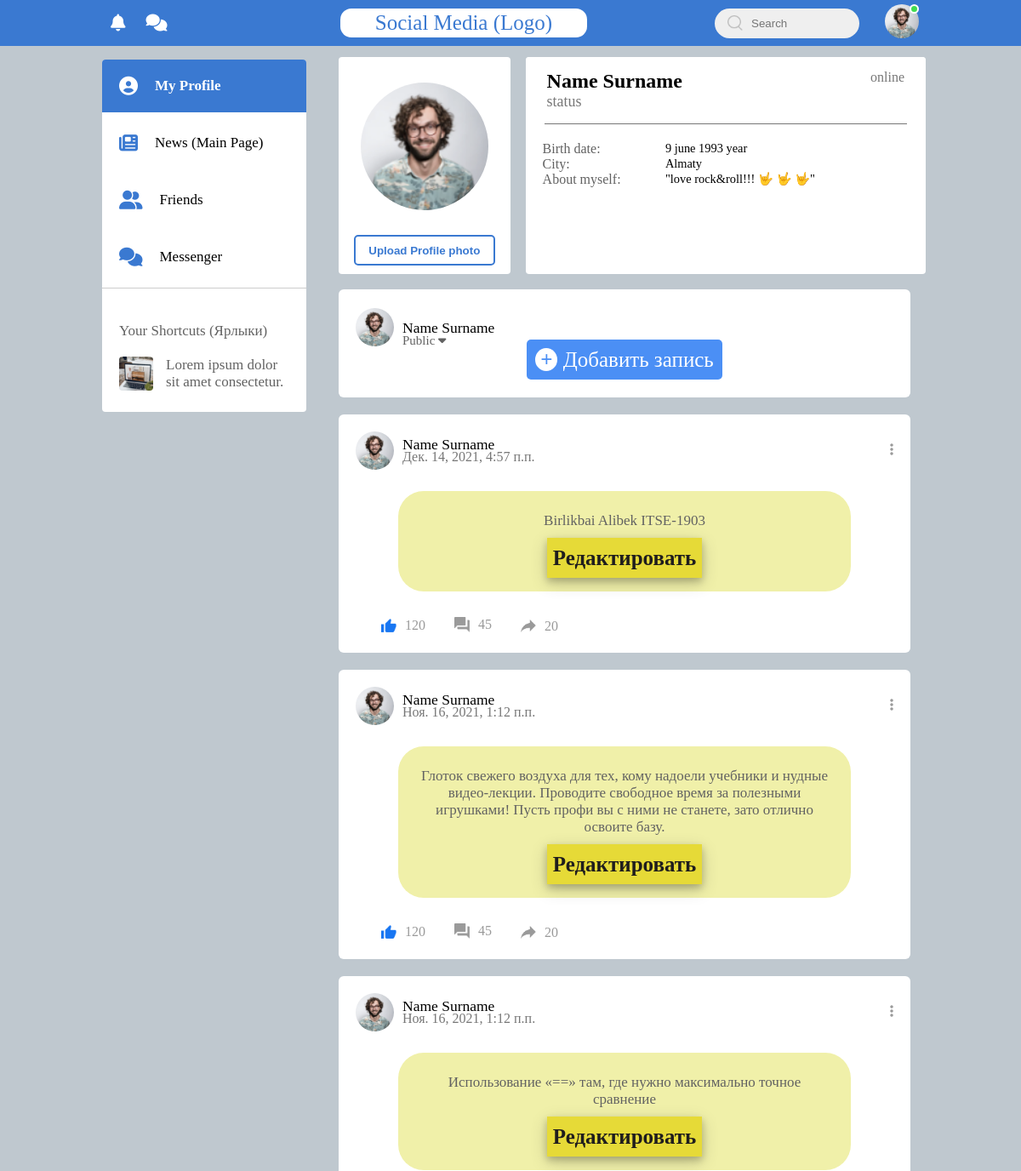
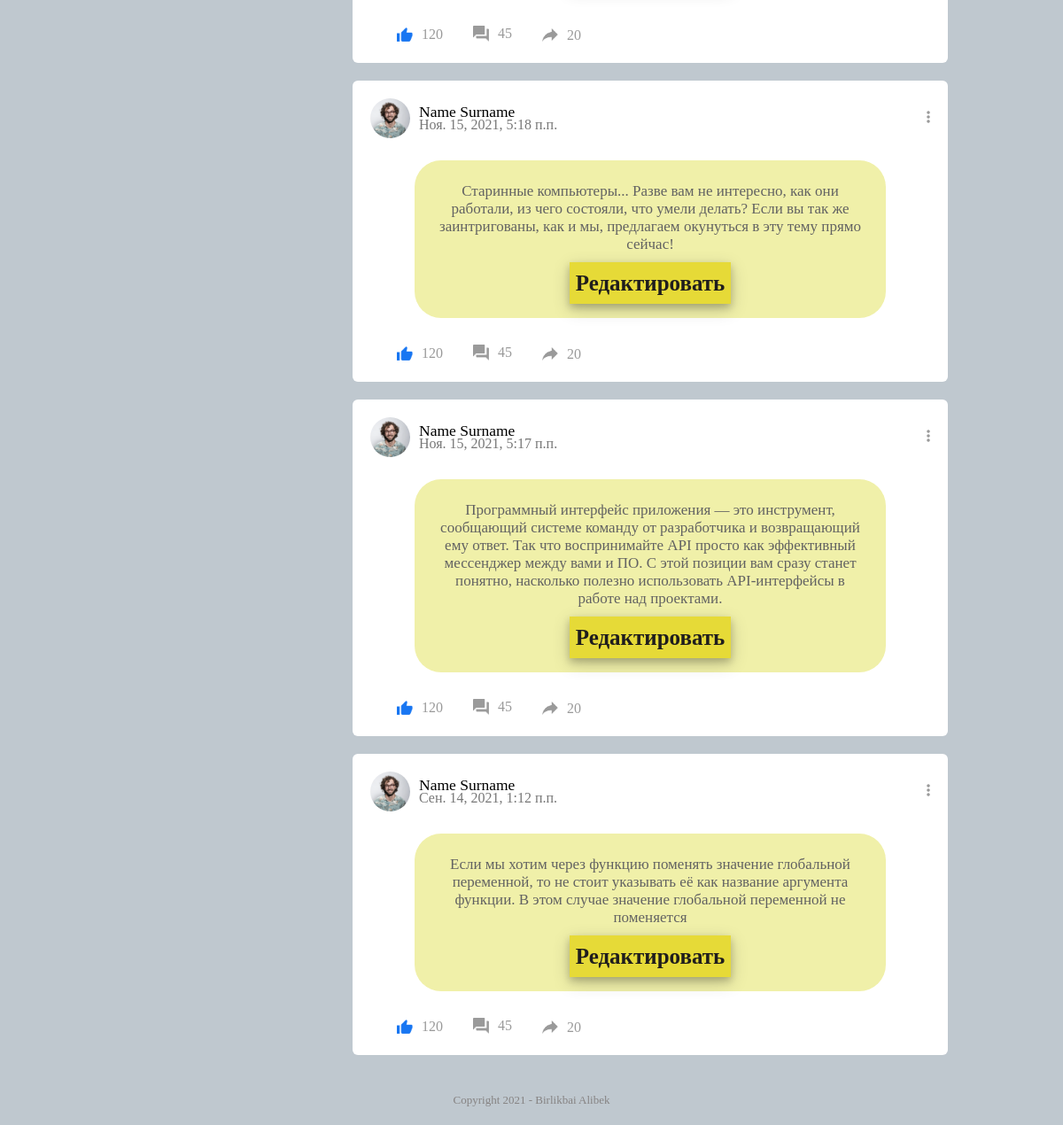
/profile, run on the app's committed database (2 pictures, top to bottom).
### news/models.py (models this page shows, shortened)
class Articles(models.Model):
    full_text = models.TextField('Пост (Текст)')
    date = models.DateTimeField('Дата публикации')
    class Meta:
        verbose_name = 'Запись'
        verbose_name_plural = 'Записи'

### main/views.py (the view)
# urls.py: path('profile', views.profile, name='profile'),
def profile(request):
    news = Articles.objects.order_by('-date')
    return render(request, 'main/other-pages/my-profile.html', {'news': news})

### main/templates/main/other-pages/my-profile.html (shortened to what this page needs)
{% extends 'main/layouts/layout-additional.html' %}
{% load static %}
    {% block style %}
        <link rel="stylesheet" href="{% static 'css/other-pages/my-profile-css.css' %}">
    {% endblock %}
    {% block current-page %}
        <div class="imp-links">
            <a href="{% url 'profile' %}" id="current-page"><i class="fas fa-user-circle"></i> My Profile </a>
            <a href="{% url 'news_home' %}"><i class="fas fa-newspaper"></i> News (Main Page) </a>
            <a href="{% url 'friends' %}"><i class="fas fa-user-friends"></i> Friends </a>
            <a href="{% url 'messenger' %}"><i class="fas fa-comments"></i> Messenger </a>
        </div>
    {% endblock %}
    {% block main-container %}
        <div class="top">
            <div class="main-left">
                <div class="profile-photo">
                    <img src="{% static 'images/profile-pic.png' %}">
                    <button>Upload Profile photo</button>
                </div>
            </div>
            <div class="main-right">
                <div class="profile-info">
                    <div  class="info-main">
                        <div>
                            <h2>Name Surname</h2>
                            <small>status</small>
                        </div>
                        <span>online</span>
                    </div>
                </div>
                <div class="info-content">
                    <div class="box">
                        <div>
                            <div>
                                <p>Birth date:</p>
                            </div>
                            <div>
                                <p id="info-personal">9 june 1993 year</p>
                            </div>
                        </div>
                        <div>
                            <div>
                                <p>City:</p>
                            </div>
                            <div>
                                <p id="info-personal">Almaty</p>
                            </div>
                        </div>
                        <div>
                            <div>
                                <p>About myself:</p>
                            </div>
                            <div>
                                <p id="info-personal">"love rock&roll!!! 🤟 🤟 🤟"</p>
                            </div>
                        </div>
                    </div>
                </div>
            </div>
        </div>
        <div class="bottom">
            <div class="write-post-container">
                <div class="user-profile">
                    <img src="{% static 'images/profile-pic.png' %}">
                    <div>
                        <p>Name Surname</p>
                        <small>Public <i class="fas fa-caret-down"></i> </small>
                    </div>
                </div>
                <div class="post-input-container">
                    <div class="title">
                        <a href="{% url 'create' %}" ><span>+</span> Добавить запись</a>
                    </div>
                </div>
            </div>
            {% if news %}
                {% for element in news %}
                <div class="post-container">
                    <div class="post-row">
                        <div class="user-profile">
                            <img src="{% static 'images/profile-pic.png' %}">
                            <div>
                                <p>Name Surname</p>
                                <span>{{ element.date }}</span>
                            </div>
                        </div>
                        <a href="#"> <i class="fas fa-ellipsis-v"></i> </a>
                    </div>
                    <div class="alert alert-warning">
                        <p>{{element.full_text}}</p>
                        <a href="{% url 'news-detail' element.id %}" class="btn-more" >Редактировать</a>
                    </div>
                    <div class="post-row">
                        <div class="activity-icons">
                            <a href="#"><img src="{% static 'images/like-blue.png' %}"> 120 </a>
                            <a href="{% url 'post-comment' element.id %}"><img src="{% static 'images/comments.png' %}"> 45 </a>
                            <a href="#"><img src="{% static 'images/share.png' %}"> 20 </a>
                        </div>
                    </div>
                </div>
                {% endfor %}
            {% else %}
                <div class="post-container">
                    <p>У вас нет записей</p>
                </div>
            {% endif %}
        </div>
    {% endblock %}

### main/templates/main/layouts/layout-additional.html (shortened to what this page needs)
{% load static %}
<!DOCTYPE html>
<html lang="en">
<head>
    {% block style %}{% endblock %}
</head>
<body>
    <div class="header">
        <nav class="center">
            <div class="nav-left">
                <ul>
                    <li>
                        <a href="{% url 'friends' %}">
                            <i class="fas fa-bell notification-icon-header"></i>
                        </a>
                    </li>
                    <li>
                        <a href="{% url 'messenger' %}">
                            <i class="fas fa-comments messenger-icon-header"></i>
                        </a>
                    </li>
                </ul>
            </div>
            <div class="nav-middle">
                <a href="{% url 'news_home' %}" class="logo-word">
                    Social Media (Logo)
                </a>
            </div>
            <div class="nav-right">
                <div class="search-box">
                    <img src="{% static 'images/search.png' %}">
                    <input type="text" placeholder="Search">
                </div>
                <div class="nav-user-icon  online" onclick="settingsMenuToggle()">
                    <img src="{% static 'images/profile-pic.png' %}">
                </div>
            </div>
        </nav>
    </div>
    <div class="container center">
        <div class="left-sidebar">
            {% block current-page %}
            {% endblock %}
            <div class="shortcut-links">
                <p>Your Shortcuts (Ярлыки)</p>
                <a href="#"><img src="{% static 'images/shortcut-1.png' %}"> Lorem ipsum dolor sit amet consectetur. </a>
            </div>
        </div>
        <div class="main-content">
            {% block main-container %}
            {% endblock %}
        </div>
    </div>
    <div class="footer">
        <p> Copyright 2021 - Birlikbai Alibek </p>
    </div>
</body>
</html>

### main/static/css/other-pages/my-profile-css.css (style rules this page uses)
:root { --top-font-color: black; }
.header { min-width: 1000px; }
.nav-left { min-width: 130px; }
.logo-word { min-width: 290px; }
.left-sidebar { flex-basis: 25%; position: sticky; top: 70px; align-self: flex-start; background: var(--bg-color); border-radius: 4px; }
.main-content { flex-basis: 70%; margin-left: 3vw; }
.top { display: grid; grid-template-columns: 30% 70%; gap: 18px; }
.main-left { background: var(--bg-color); border-radius: 4px; margin-bottom: 18px; }
.main-right { border-radius: 4px; background: var(--bg-color); margin-bottom: 18px; padding: 0; }
.profile-photo { text-align: center; }
.profile-photo img { border-radius: 50%; margin-top: 30px; margin-bottom: 0.1vw; width: 150px; }
.top button { background: transparent; border: 2px solid var(--sidebar-font-color); border-radius: 5px; padding: 5px 25px; color: var(--sidebar-font-color); font-weight: bold; margin-top: 5px; margin-bottom: 10px; cursor: pointer; transition: 0.2s; }
.top button { margin-top: 2vw; padding: 0.7vw 1.3vw; }
.main-right { color: #777777; }
.profile-info { background: var(--bg-color); padding: 0px 20px; border-radius: 4px 4px 0 0; }
.info-main { padding: 15px 5px; display: flex; justify-content: space-between; }
.info-main h2 { color: var(--top-font-color); }
.info-main small { font-size: 18px; }
.info-content { width: 100%; background: var(--bg-color); border-radius: 0 0 4px 4px; padding: 20px; margin-bottom: 18px; color: #626262; }
.box { width: 370px; }
.box div { display: grid; grid-template-columns: 39% 61%; }
.box div p { width: 250%; }
#info-personal { width: 250%; color: var(--top-font-color); font-size: 1.2vw; }
#current-page { border-radius: 4px 4px 0 0; }

### data on the page
Articles: date "Дек. 14, 2021, 4:57 п.п.", full_text "Birlikbai Alibek ITSE-1903"
Articles: date "Ноя. 16, 2021, 1:12 п.п.", full_text "Глоток свежего воздуха для тех, кому надоели учебники и нудные видео-лекции. Проводите свободное время за полезными игрушками! Пусть профи вы с ними не станете, зато отлично освоите базу."
Articles: date "Ноя. 16, 2021, 1:12 п.п.", full_text "Использование «==» там, где нужно максимально точное сравнение"
Articles: date "Ноя. 15, 2021, 5:18 п.п.", full_text "Старинные компьютеры... Разве вам не интересно, как они работали, из чего состояли, что умели делать? Если вы так же заинтригованы, как и мы, предлагаем окунуться в эту тему прямо сейчас!"
Articles: date "Ноя. 15, 2021, 5:17 п.п.", full_text "Программный интерфейс приложения — это инструмент, сообщающий системе команду от разработчика и возвращающий ему ответ. Так что воспринимайте API просто как эффективный мессенджер между вами и ПО. С этой позиции вам сразу станет понятно, насколько полезно использовать API-интерфейсы в работе над проектами."
Articles: date "Сен. 14, 2021, 1:12 п.п.", full_text "Если мы хотим через функцию поменять значение глобальной переменной, то не стоит указывать её как название аргумента функции. В этом случае значение глобальной переменной не поменяется"
